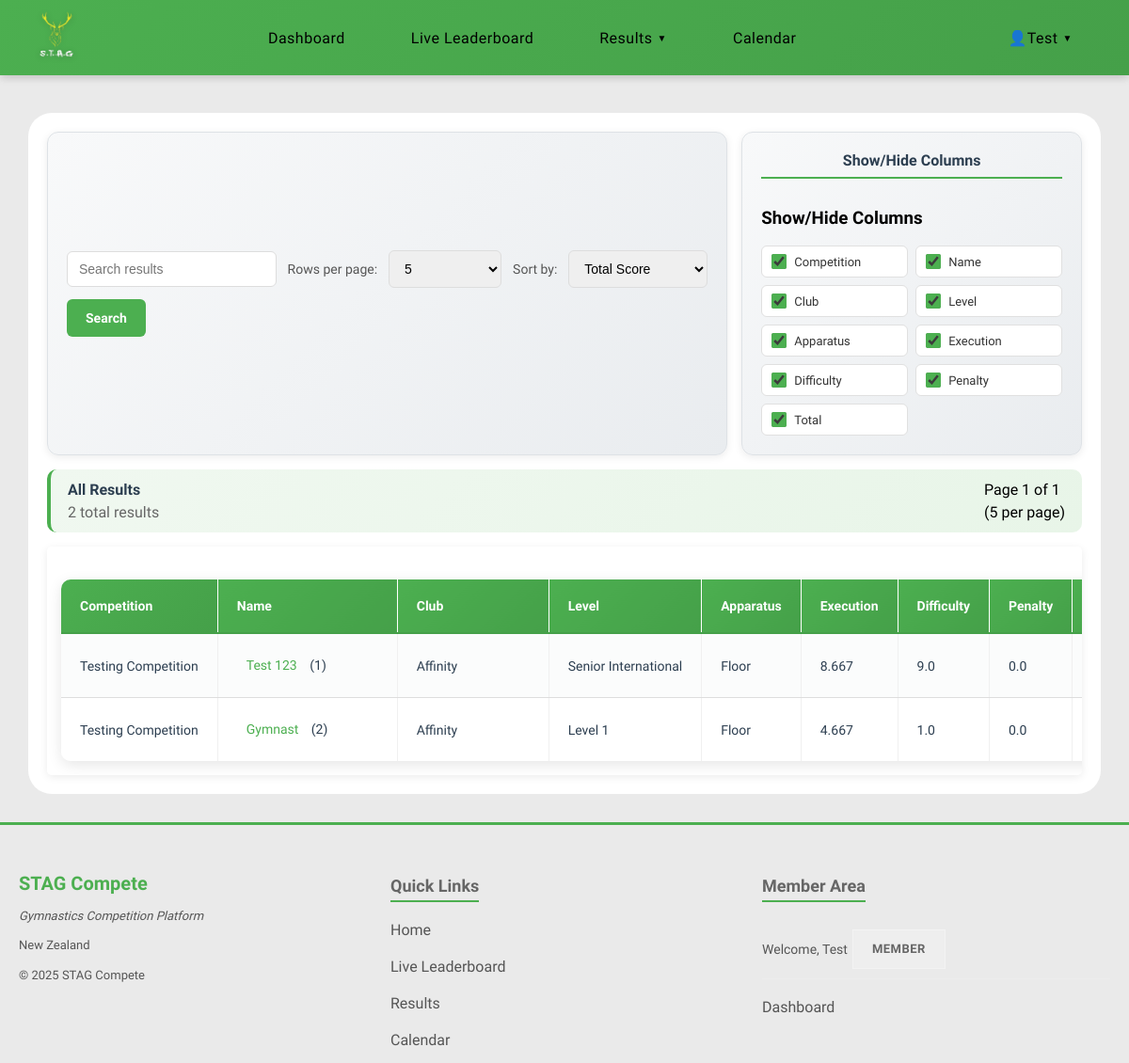
The page /results (signed in) on the database its author committed.
### models.py (models this page shows, shortened)
class Scores(db.Model):
    __tablename__ = 'scores'
    id = db.Column(
        db.Integer, primary_key=True
    )
    entry_id = db.Column(
        db.Integer, db.ForeignKey('entries.id'), nullable=False
    )
    apparatus_id = db.Column(
        db.Integer, db.ForeignKey('apparatus.id'), nullable=False
    )
    e_score = db.Column(
        db.Float, nullable=False
    )
    d_score = db.Column(
        db.Float, nullable=False
    )
    penalty = db.Column(
        db.Float, nullable=False
    )
    total = db.Column(
        db.Float, nullable=False
    )
    judge_scores = db.relationship(
        'JudgeScores', backref='final_score', lazy=True
    )

class Competitions(db.Model):
    __tablename__ = 'competitions'
    id = db.Column(
        db.Integer, primary_key=True
    )
    season_id = db.Column(
        db.Integer, db.ForeignKey('seasons.id'), nullable=False
    )
    name = db.Column(
        db.String(50), nullable=False
    )
    address = db.Column(
        db.String(100), nullable=False
    )
    competition_date = db.Column(
        db.Date, nullable=True
    )
    status = db.Column(
        db.String(20), nullable=False, default='draft'
    )
    started_at = db.Column(
        db.DateTime, nullable=True
    )
    ended_at = db.Column(
        db.DateTime, nullable=True
    )
    entries = db.relationship(
        'Entries', backref='competitions'
    )
    season = db.relationship(
        'Seasons', backref='competitions'
    )

class Gymnasts(db.Model):
    __tablename__ = 'gymnasts'
    id = db.Column(
        db.Integer, primary_key=True
    )
    club_id = db.Column(
        db.Integer, db.ForeignKey('clubs.id'), nullable=False
    )
    user_id = db.Column(
        db.Integer, db.ForeignKey('users.id'), nullable=True
    )
    name = db.Column(
        db.String(50), nullable=False
    )
    age = db.Column(db.Integer, nullable=True)
    goals = db.Column(db.Text, nullable=True)
    achievements = db.Column(db.Text, nullable=True)
    injuries = db.Column(db.Text, nullable=True)
    level = db.Column(
        db.String(50), nullable=False
    )
    entries = db.relationship(
        'Entries', backref='gymnasts',
    )

class Clubs(db.Model):
    __tablename__ = 'clubs'
    id = db.Column(
        db.Integer, primary_key=True
        )
    name = db.Column(
        db.String(50), nullable=False
    )
    gymnasts = db.relationship(
        'Gymnasts', backref='clubs'
    )

class Apparatus(db.Model):
    __tablename__ = 'apparatus'
    id = db.Column(
        db.Integer, primary_key=True
    )
    name = db.Column(
        db.String(50), nullable=False, unique=True
    )
    scores = db.relationship(
        'Scores', backref='apparatus'
    )

### routes/results.py (the view, shortened to what this page needs)
@main.route('/results')
@login_required
def results():
    form = forms.ResultsSearchForm(request.args, meta={'csrf': False})
    search_query = form.search.data or ''
    pagination_options = [
        (5, '5'), (10, '10'), (20, '20'), (50, '50'),
        (100, '100'), (1000, '1000'), (-1, 'All'),
    ]
    sort_options = [
        ('total', 'Total Score'),
        ('e_score', 'Execution Score'),
        ('d_score', 'Difficulty Score'),
        ('penalty', 'Penalty'),
        ('gymnast_name', 'Gymnast Name'),
        ('club_name', 'Club Name'),
        ('competition_name', 'Competition'),
        ('apparatus_name', 'Apparatus'),
        ('level', 'Level'),
        ('id', 'Gymnast ID'),
        ('entry_id', 'Entry ID'),
    ]
    form.per_page.choices = pagination_options
    form.sort_by.choices = sort_options
    per_page = form.per_page.data if form.per_page.data is not None else 5
    sort_by = form.sort_by.data or 'total'
    sort_order = form.sort_order.data or request.args.get('sort_order', 'desc')
    query = (
        models.Scores.query
        .join(models.Entries, models.Scores.entry_id == models.Entries.id)
        .join(models.Gymnasts, models.Entries.gymnast_id == models.Gymnasts.id)
        .join(models.Clubs, models.Gymnasts.club_id == models.Clubs.id)
        .join(
            models.Competitions,
            models.Entries.competition_id == models.Competitions.id
        )
        .join(
            models.Apparatus,
            models.Scores.apparatus_id == models.Apparatus.id
        )
        .options(
            db.joinedload(models.Scores.entry)
              .joinedload(models.Entries.gymnasts)
              .joinedload(models.Gymnasts.clubs),
            db.joinedload(models.Scores.entry)
              .joinedload(models.Entries.competitions),
            db.joinedload(models.Scores.apparatus),
        )
    )
    total_expr = (
        models.Scores.e_score + models.Scores.d_score - models.Scores.penalty
    )
    level_order_case = db.case(
        (models.Gymnasts.level == 'Level 1', 1),
        (models.Gymnasts.level == 'Level 2', 2),
        (models.Gymnasts.level == 'Level 3', 3),
        (models.Gymnasts.level == 'Level 4', 4),
        (models.Gymnasts.level == 'Level 5', 5),
        (models.Gymnasts.level == 'Level 6', 6),
        (models.Gymnasts.level == 'Level 7', 7),
        (models.Gymnasts.level == 'Level 8', 8),
        (models.Gymnasts.level == 'Level 9', 9),
        (models.Gymnasts.level == 'Junior Inter', 10),
        (models.Gymnasts.level == 'Senior Inter', 11),
        else_=999
    )
    sort_map = {
        'total': total_expr,
        'e_score': models.Scores.e_score,
        'd_score': models.Scores.d_score,
        'penalty': models.Scores.penalty,
        'gymnast_name': models.Gymnasts.name,
        'club_name': models.Clubs.name,
        'competition_name': models.Competitions.name,
        'apparatus_name': models.Apparatus.name,
        'level': level_order_case,
        'id': models.Gymnasts.id,
        'entry_id': models.Entries.id,
    }
    sort_col = sort_map.get(sort_by, total_expr)
    query = query.order_by(
        db.desc(sort_col) if sort_order == 'desc' else db.asc(sort_col)
    )
    if per_page == -1:  # show all
        results = query.all()
        pagination = None
    else:
        page = request.args.get('page', 1, type=int)
        try:
            pagination = query.paginate(
                page=page,
                per_page=per_page,
                error_out=False
            )
        except AttributeError:
            pagination = db.paginate(
                query,
                page=page,
                per_page=per_page,
                error_out=False
            )
        results = pagination.items
    return render_template(
        'results.html',
        search_query=search_query,
        current_sort_by=sort_by,
        current_sort_order=sort_order,
        per_page=per_page,
        form=form,
        results=pagination if pagination else type('obj', (object,), {
            'items': results,
            'page': 1,
            'pages': 1,
            'per_page': len(results),
            'total': len(results),
            'has_prev': False,
            'has_next': False,
            'prev_num': None,
            'next_num': None
        })(),
        pagination_options=pagination_options,
        sort_options=sort_options,
    )

### templates/results.html (shortened to what this page needs)
{% extends 'layout.html' %}
{% block content %}
<div class="content">
    <div class="top-controls">
        <div class="search-controls">
            <form method="GET" action="{{ url_for('main.results') }}" id="searchForm">
                {{ form.search(id='search', placeholder='Search results', autocomplete='off') }}
                <label for="per_page">Rows per page:</label>
                {{ form.per_page(id='per_page', onchange="document.getElementById('searchForm').submit();") }}
                <label for="sort_by">Sort by:</label>
                {{ form.sort_by(id='sort_by', onchange="document.getElementById('searchForm').submit();") }}
                {{ form.submit() }}
            </form>
        </div>
        <div class="column_controls">
            <h3>Show/Hide Columns</h3>
            <div class="controls-grid">
                <label><input type="checkbox" class="column-toggle" data-column="competition" checked>
                    Competition</label>
                <label><input type="checkbox" class="column-toggle" data-column="name" checked> Name</label>
                <label><input type="checkbox" class="column-toggle" data-column="club" checked> Club</label>
                <label><input type="checkbox" class="column-toggle" data-column="level" checked> Level</label>
                <label><input type="checkbox" class="column-toggle" data-column="apparatus" checked> Apparatus</label>
                <label><input type="checkbox" class="column-toggle" data-column="execution" checked> Execution</label>
                <label><input type="checkbox" class="column-toggle" data-column="difficulty" checked> Difficulty</label>
                <label><input type="checkbox" class="column-toggle" data-column="penalty" checked> Penalty</label>
                <label><input type="checkbox" class="column-toggle" data-column="total" checked> Total</label>
            </div>
        </div>
    </div>
    <div class="results-header">
        <div class="results-info-left">
            {% if search_query %}
            <p style="margin: 0; font-weight: 600; color: #2c3e50;">Search results for: "<strong>{{ search_query
                    }}</strong>"</p>
            <p style="margin: 5px 0 0 0; color: #666;">{{ results.total }} result(s) found</p>
            {% else %}
            <p style="margin: 0; font-weight: 600; color: #2c3e50;">All Results</p>
            <p style="margin: 5px 0 0 0; color: #666;">{{ results.total }} total results</p>
            {% endif %}
        </div>
        <div class="results-info-right">
            <p style="margin: 0;">Page {{ results.page }} of {{ results.pages }}</p>
            <p style="margin: 5px 0 0 0;">({{ results.per_page }} per page)</p>
        </div>
    </div>
    <div class="table-section">
        <div class="tables">
            <table id="resultsTable">
                <tr>
                    <th class="headerhover col-competition">
                        <a href="{{ url_for('main.results',
                                           search=search_query,
                                           per_page=per_page,
                                           sort_by='competition_name',
                                           sort_order='asc' if current_sort_by != 'competition_name' or current_sort_order == 'desc' else 'desc') }}"
                            style="color: inherit; text-decoration: none;">
                            Competition
                        </a>
                    </th>
                    <th class="headerhover col-name">
                        <a href="{{ url_for('main.results',
                                           search=search_query,
                                           per_page=per_page,
                                           sort_by='gymnast_name',
                                           sort_order='asc' if current_sort_by != 'gymnast_name' or current_sort_order == 'desc' else 'desc') }}"
                            style="color: inherit; text-decoration: none;">
                            Name
                        </a>
                    </th>
                    <th class="headerhover col-club">
                        <a href="{{ url_for('main.results',
                                           search=search_query,
                                           per_page=per_page,
                                           sort_by='club_name',
                                           sort_order='asc' if current_sort_by != 'club_name' or current_sort_order == 'desc' else 'desc') }}"
                            style="color: inherit; text-decoration: none;">
                            Club
                        </a>
                    </th>
                    <th class="headerhover col-level">
                        <a href="{{ url_for('main.results',
                                           search=search_query,
                                           per_page=per_page,
                                           sort_by='level',
                                           sort_order='asc' if current_sort_by != 'level' or current_sort_order == 'desc' else 'desc') }}"
                            style="color: inherit; text-decoration: none;">
                            Level
                        </a>
                    </th>
                    <th class="headerhover col-apparatus">
                        <a href="{{ url_for('main.results',
                                           search=search_query,
                                           per_page=per_page,
                                           sort_by='apparatus_name',
                                           sort_order='asc' if current_sort_by != 'apparatus_name' or current_sort_order == 'desc' else 'desc') }}"
                            style="color: inherit; text-decoration: none;">
                            Apparatus
                        </a>
                    </th>
                    <th class="headerhover col-execution">
                        <a href="{{ url_for('main.results',
                                           search=search_query,
                                           per_page=per_page,
                                           sort_by='e_score',
                                           sort_order='desc' if current_sort_by != 'e_score' or current_sort_order == 'asc' else 'asc') }}"
                            style="color: inherit; text-decoration: none;">
                            Execution
                        </a>
                    </th>
                    <th class="headerhover col-difficulty">
                        <a href="{{ url_for('main.results',
                                           search=search_query,
                                           per_page=per_page,
                                           sort_by='d_score',
                                           sort_order='desc' if current_sort_by != 'd_score' or current_sort_order == 'asc' else 'asc') }}"
                            style="color: inherit; text-decoration: none;">
                            Difficulty
                        </a>
                    </th>
                    <th class="headerhover col-penalty">
                        <a href="{{ url_for('main.results',
                                           search=search_query,
                                           per_page=per_page,
                                           sort_by='penalty',
                                           sort_order='asc' if current_sort_by != 'penalty' or current_sort_order == 'desc' else 'desc') }}"
                            style="color: inherit; text-decoration: none;">
                            Penalty
                        </a>
                    </th>
                    <th class="headerhover col-total">
                    </th>
                </tr>
                {% for row in results %}
                <tr>
                    <td class="col-competition">{{ row.entry.competitions.name }}</td>
                    <td class="col-name">
                        <a href="{{ url_for('main.gymnast_profile', gymnast_id=row.entry.gymnasts.id) }}"
                            class="gymnast-link">
                            {{ row.entry.gymnasts.name }}
                        </a> ({{ row.entry.gymnasts.id }})
                    </td>
                    <td class="col-club">{{ row.entry.gymnasts.clubs.name }}</td>
                    <td class="col-level">{{ row.entry.gymnasts.level }}</td>
                    <td class="col-apparatus">{{ row.apparatus.name }}</td>
                    <td class="col-execution">{{ row.e_score }}</td>
                    <td class="col-difficulty">{{ row.d_score }}</td>
                    <td class="col-penalty">{{ row.penalty }}</td>
                    <td class="col-total">{{ row.total }}</td>
                </tr>
                {% endfor %}
            </table>
        </div>
    </div>
</div>
{% endblock %}

### rows shown on the page
Scores: entry.competitions.name "Testing Competition", entry.gymnasts.name "Test 123", entry.gymnasts.id "1", entry.gymnasts.clubs.name "Affinity", entry.gymnasts.level "Senior International", apparatus.name "Floor", e_score "8.667", d_score "9.0", penalty "0.0"
Scores: entry.competitions.name "Testing Competition", entry.gymnasts.name "Gymnast", entry.gymnasts.id "2", entry.gymnasts.clubs.name "Affinity", entry.gymnasts.level "Level 1", apparatus.name "Floor", e_score "4.667", d_score "1.0", penalty "0.0"

### other values the page prints
{{ current_user.first_name }} "Test"
{{ results.total }} "2"
{{ results.page }} "1"
{{ results.pages }} "1"
{{ results.per_page }} "5"
